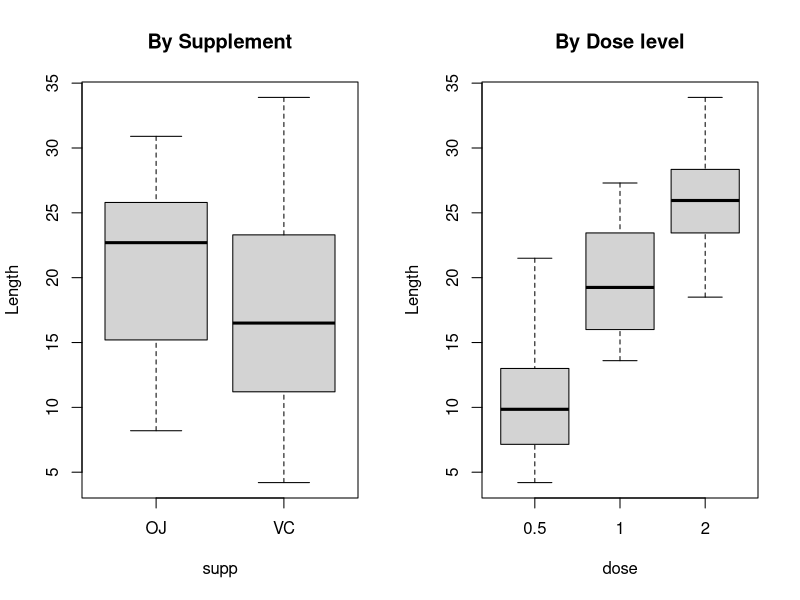
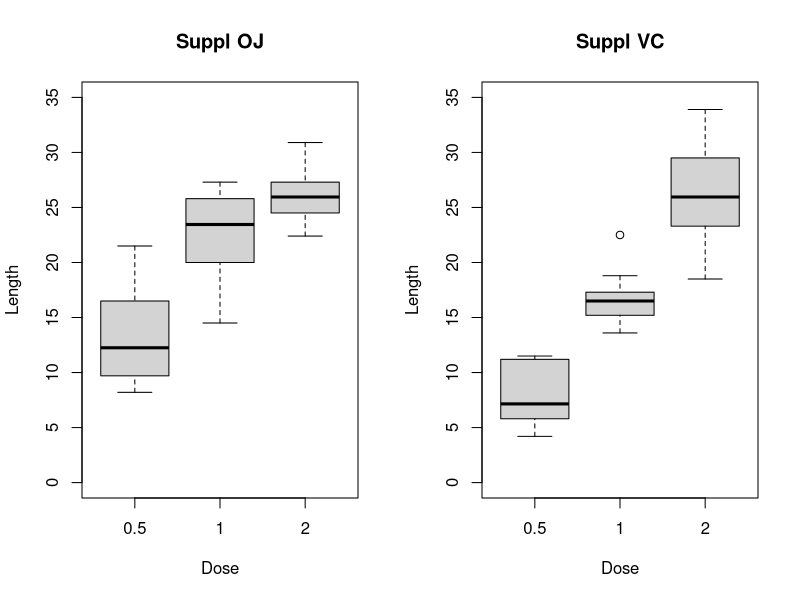

Write R code to recreate these figures, in order.
## ---- chunk 1
data(ToothGrowth)
## ---- chunk 2
data(ToothGrowth)
summary(ToothGrowth)
head(ToothGrowth)
with(ToothGrowth, table(dose,supp))
## ---- chunk 3
par(mfrow=c(1,2))

boxplot(len ~ supp, data = ToothGrowth,
        main="By Supplement", 
        ylab="Length")

boxplot(len ~ dose, data = ToothGrowth,
        main="By Dose level", 
        ylab="Length")
## ---- chunk 4
par(mfrow=c(1,2))

boxplot(len ~ dose, 
        data = ToothGrowth[ToothGrowth$supp=="OJ",],
        ylim=c(0,35),
        main="Suppl OJ",
        xlab="Dose",
        ylab="Length"
        )

boxplot(len ~ dose, 
        data = ToothGrowth[ToothGrowth$supp=="VC",],
        ylim=c(0,35),
        main="Suppl VC",
        xlab="Dose",
        ylab="Length"
        )
## ---- chunk 5
t.test( len ~ supp, ToothGrowth )
## ---- chunk 6
dose <- c(0.5,1.0,2.0)

results <- data.frame()
for (d in dose) {
  tdose <- t.test( len ~ supp, 
                   subset(ToothGrowth,
                          dose==d))
  row <- with(tdose, 
              cbind(d,statistic,parameter,
                    conf.int[1],conf.int[2],
                    p.value)
              )
  results <- rbind(results, row)
}

names(results) <- c("Dose","t.stat","df",
                    "95CI.lo", "95CI.hi",
                    "pval")

round(results,3)
